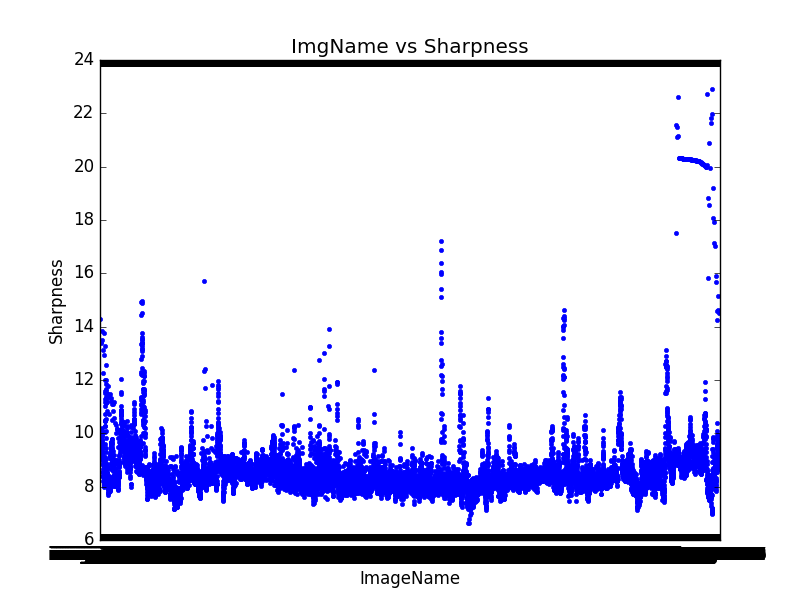
#> input picture misc_python_codes_and_images/pg_sharpness_plot.png, 800 x 600 px, given as the content of the folder /data/shared/suhit/pgfakes, which was not available
$ python sharpness_measure.py
#> lines starting #> are read from the running program, lines starting #| are printed output that depends on the picture; pictures that were not available may be replaced by others from this repository, and a replacement may not be noted
import matplotlib
matplotlib.use('Agg')
from PIL import Image
import numpy as np
import cv2
import os
import matplotlib.pyplot as plt
from skimage import color
import time

def isGrayScale(img):
    if(len(img.shape)<3):
        return True
    else :
        return False


#https://stackoverflow.com/questions/6646371/detect-which-image-is-sharper
def sharpness(img):
    if not isGrayScale(img):
        img = color.rgb2gray(img)
    array = np.array(img, dtype=np.int32)
    gy, gx = np.gradient(array)
    gnorm = np.sqrt(gx**2 + gy**2)
    sharpness = np.average(gnorm)
    return sharpness


def filecount(dir_name):
    try:
        return len([f for f in os.listdir(dir_name) if os.path.isfile(os.path.join(dir_name, f))])
    except Exception:
        return None


## contains the folder location of the images generated by the GAN
folderloc = '/data/shared/suhit/pgfakes'
sharp_dict = {}
## contains the fullpath name of the plot png
targetGraphNameWithExt = '/data/shared/suhit/pg_sharpness_plot.png'


ti = time.time()
for root, dirs, filenames in os.walk(folderloc):
    for file in filenames:
        fullpath = os.path.join(folderloc,file)
        img = cv2.imread(fullpath,0)
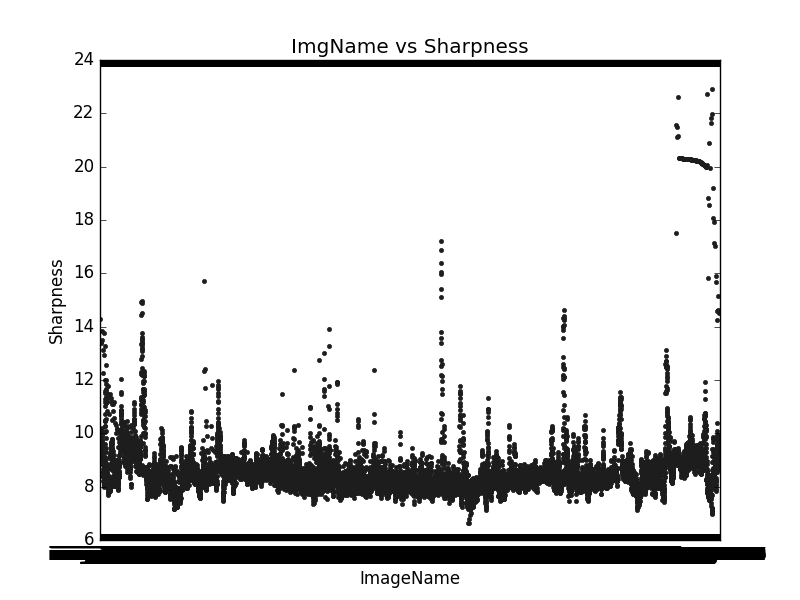
#> img: shape (600, 800); min 0, max 255, mean 225.7
        name = file[:-4]
        sval = sharpness(img)
#> in sharpness, `array = np.array(img, dtype=np.int32)`:
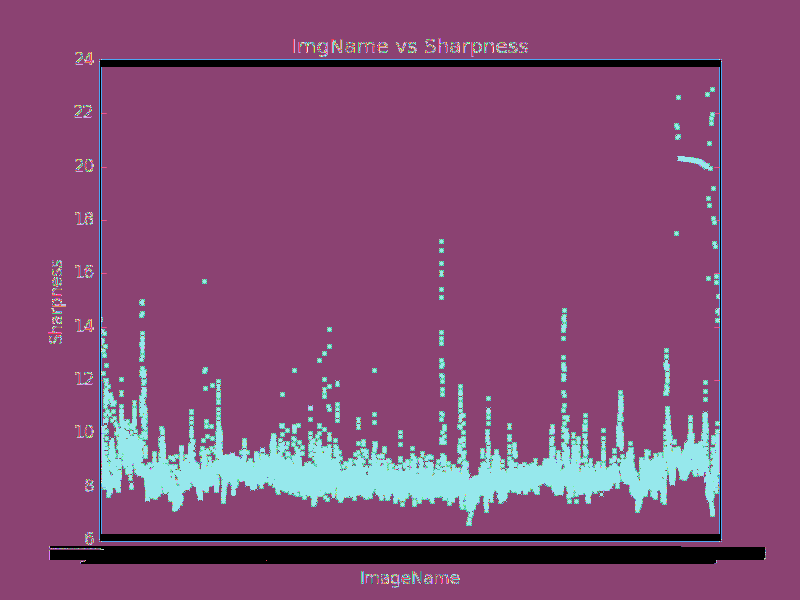
#> array: shape (600, 800) int32; 256 distinct labels, from 0 to 255; one colour per label, 0 black
#> in sharpness, `gy, gx = np.gradient(array)`:
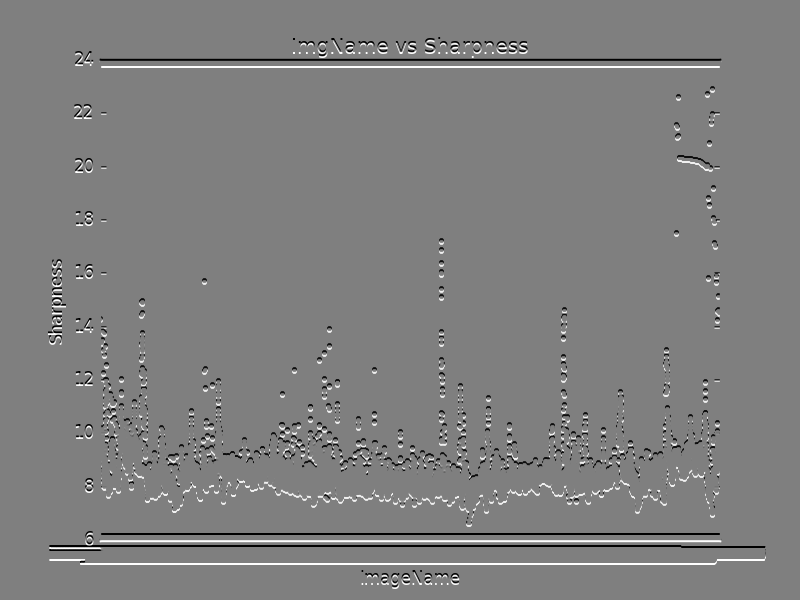
#> gy: shape (600, 800) float64; min -127.5, max 127.5, mean 0; drawn with min black and max white
#> in sharpness, `gy, gx = np.gradient(array)`:
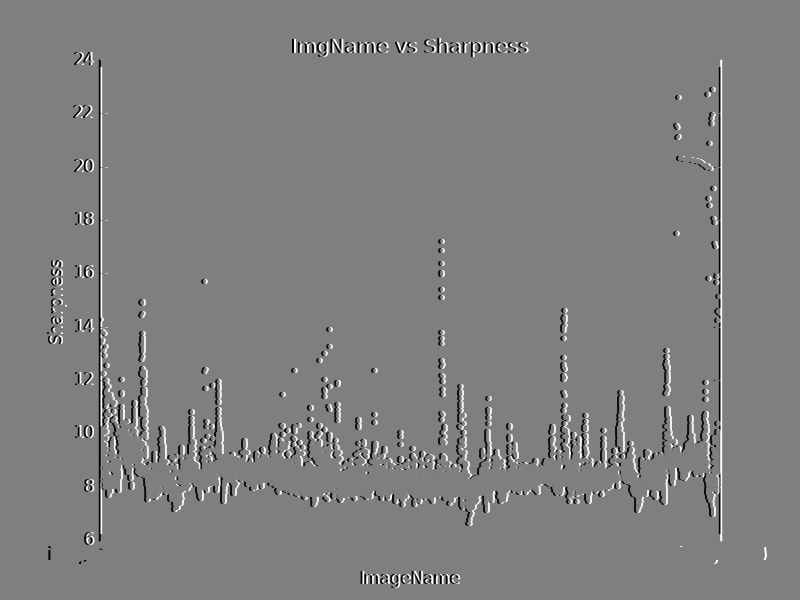
#> gx: shape (600, 800) float64; min -127.5, max 127.5, mean 0; drawn with min black and max white
#> in sharpness, `gnorm = np.sqrt(gx**2 + gy**2)`:
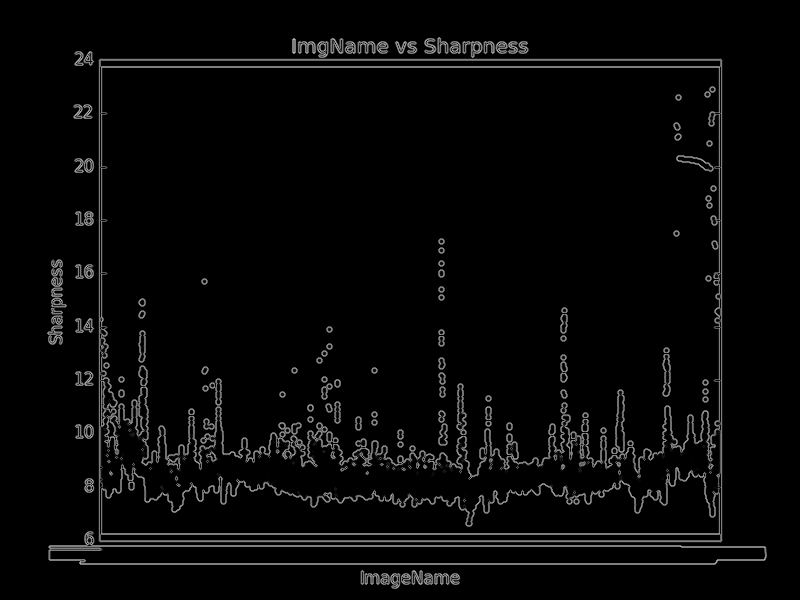
#> gnorm: shape (600, 800) float64; min 0, max 180.3, mean 7.5
#> in sharpness, `sharpness = np.average(gnorm)`: sharpness = 7.48
#> sval = 7.48
        sharp_dict[name] = sval
tf = time.time()


tdiff = tf-ti
nfiles = filecount(folderloc)
print("Total processing time: ",tdiff)
print("Total number of images: ",nfiles)
print("Average time per image: ",tdiff/nfiles)


lists = sorted(sharp_dict.items()) # sorted by key, return a list of tuples
#> lists = [('pg_sharpness_plot', 7.48)]
x,y = zip(*lists)
#> x = ('pg_sharpness_plot',); y = (7.48,)
plt.title("ImgName vs Sharpness")
plt.xlabel('ImageName')
plt.ylabel('Sharpness')
xn = range(len(x))
plt.xticks(xn,x)
#plt.xticks(rotation=45)
plt.plot(xn,y,'.')
plt.savefig(targetGraphNameWithExt,format = 'png')
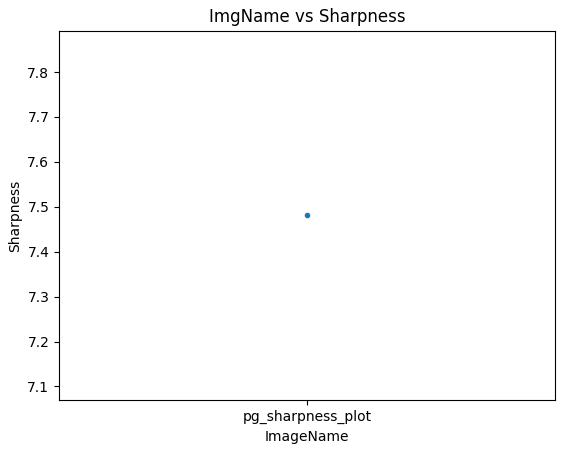
#> figure drawn by matplotlib, 1 panel
print("Plot created successfully at ",targetGraphNameWithExt)
